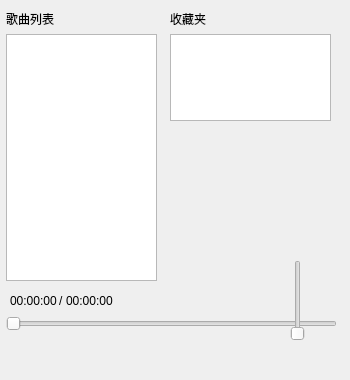
<?xml version="1.0" encoding="UTF-8"?>
<ui version="4.0">
 <class>MusicPlayer</class>
 <widget class="QWidget" name="MusicPlayer">
  <property name="geometry">
   <rect>
    <x>0</x>
    <y>0</y>
    <width>350</width>
    <height>380</height>
   </rect>
  </property>
  <property name="minimumSize">
   <size>
    <width>350</width>
    <height>380</height>
   </size>
  </property>
  <property name="maximumSize">
   <size>
    <width>350</width>
    <height>380</height>
   </size>
  </property>
  <property name="windowTitle">
   <string>MusicPlayer</string>
  </property>
  <property name="styleSheet">
   <string notr="true">QPushButton
{
	min-width:32px;
	min-height:32px;
	max-width:32px;
	max-height:32px;
	border:none;
}

QPushButton:hover
{
	background-color:rgb(160,160,160);
}</string>
  </property>
  <widget class="QSlider" name="playpaceSlider">
   <property name="geometry">
    <rect>
     <x>6</x>
     <y>316</y>
     <width>331</width>
     <height>16</height>
    </rect>
   </property>
   <property name="orientation">
    <enum>Qt::Orientation::Horizontal</enum>
   </property>
  </widget>
  <widget class="QWidget" name="widget" native="true">
   <property name="geometry">
    <rect>
     <x>6</x>
     <y>331</y>
     <width>331</width>
     <height>41</height>
    </rect>
   </property>
   <layout class="QHBoxLayout" name="horizontalLayout">
    <item>
     <widget class="QPushButton" name="modelstage">
      <property name="toolTip">
       <string>选择播放模式</string>
      </property>
      <property name="styleSheet">
       <string notr="true">icon: url(:/resource/listrepeat.png);</string>
      </property>
      <property name="text">
       <string/>
      </property>
      <property name="iconSize">
       <size>
        <width>32</width>
        <height>32</height>
       </size>
      </property>
     </widget>
    </item>
    <item>
     <widget class="QPushButton" name="preSong">
      <property name="toolTip">
       <string>上一曲</string>
      </property>
      <property name="text">
       <string/>
      </property>
      <property name="icon">
       <iconset resource="resource.qrc">
        <normaloff>:/resource/presong.png</normaloff>:/resource/presong.png</iconset>
      </property>
      <property name="iconSize">
       <size>
        <width>32</width>
        <height>32</height>
       </size>
      </property>
     </widget>
    </item>
    <item>
     <widget class="QPushButton" name="pause">
      <property name="toolTip">
       <string>暂停/播放</string>
      </property>
      <property name="styleSheet">
       <string notr="true">icon:url(:/resource/pause.png)</string>
      </property>
      <property name="text">
       <string/>
      </property>
      <property name="iconSize">
       <size>
        <width>32</width>
        <height>32</height>
       </size>
      </property>
     </widget>
    </item>
    <item>
     <widget class="QPushButton" name="nextSong">
      <property name="toolTip">
       <string>下一曲</string>
      </property>
      <property name="text">
       <string/>
      </property>
      <property name="icon">
       <iconset resource="resource.qrc">
        <normaloff>:/resource/nextsong.png</normaloff>:/resource/nextsong.png</iconset>
      </property>
      <property name="iconSize">
       <size>
        <width>32</width>
        <height>32</height>
       </size>
      </property>
     </widget>
    </item>
    <item>
     <widget class="QPushButton" name="love">
      <property name="toolTip">
       <string>加入/移除收藏夹</string>
      </property>
      <property name="styleSheet">
       <string notr="true"/>
      </property>
      <property name="text">
       <string/>
      </property>
      <property name="icon">
       <iconset resource="resource.qrc">
        <normaloff>:/resource/loveicon.png</normaloff>:/resource/loveicon.png</iconset>
      </property>
      <property name="iconSize">
       <size>
        <width>32</width>
        <height>32</height>
       </size>
      </property>
     </widget>
    </item>
    <item>
     <widget class="QPushButton" name="volume">
      <property name="toolTip">
       <string>调节音量</string>
      </property>
      <property name="text">
       <string/>
      </property>
      <property name="icon">
       <iconset resource="resource.qrc">
        <normaloff>:/resource/volume.png</normaloff>:/resource/volume.png</iconset>
      </property>
      <property name="iconSize">
       <size>
        <width>32</width>
        <height>32</height>
       </size>
      </property>
     </widget>
    </item>
   </layout>
  </widget>
  <widget class="QSlider" name="verticalSlider">
   <property name="geometry">
    <rect>
     <x>290</x>
     <y>260</y>
     <width>16</width>
     <height>81</height>
    </rect>
   </property>
   <property name="orientation">
    <enum>Qt::Orientation::Vertical</enum>
   </property>
  </widget>
  <widget class="QWidget" name="layoutWidget">
   <property name="geometry">
    <rect>
     <x>10</x>
     <y>290</y>
     <width>130</width>
     <height>22</height>
    </rect>
   </property>
   <layout class="QHBoxLayout" name="horizontalLayout_2">
    <property name="spacing">
     <number>2</number>
    </property>
    <item>
     <widget class="QLabel" name="curlabel">
      <property name="text">
       <string>00:00:00</string>
      </property>
     </widget>
    </item>
    <item>
     <widget class="QLabel" name="label_3">
      <property name="text">
       <string>/</string>
      </property>
     </widget>
    </item>
    <item>
     <widget class="QLabel" name="totallabel">
      <property name="text">
       <string>00:00:00</string>
      </property>
     </widget>
    </item>
    <item>
     <spacer name="horizontalSpacer">
      <property name="orientation">
       <enum>Qt::Orientation::Horizontal</enum>
      </property>
      <property name="sizeHint" stdset="0">
       <size>
        <width>40</width>
        <height>20</height>
       </size>
      </property>
     </spacer>
    </item>
   </layout>
  </widget>
  <widget class="QWidget" name="layoutWidget">
   <property name="geometry">
    <rect>
     <x>6</x>
     <y>10</y>
     <width>151</width>
     <height>271</height>
    </rect>
   </property>
   <layout class="QVBoxLayout" name="verticalLayout">
    <item>
     <widget class="QLabel" name="label">
      <property name="text">
       <string>歌曲列表</string>
      </property>
     </widget>
    </item>
    <item>
     <widget class="QListWidget" name="songList"/>
    </item>
   </layout>
  </widget>
  <widget class="QWidget" name="layoutWidget">
   <property name="geometry">
    <rect>
     <x>170</x>
     <y>10</y>
     <width>161</width>
     <height>111</height>
    </rect>
   </property>
   <layout class="QVBoxLayout" name="verticalLayout_2">
    <item>
     <widget class="QLabel" name="label_2">
      <property name="text">
       <string>收藏夹</string>
      </property>
     </widget>
    </item>
    <item>
     <widget class="QListWidget" name="favoritesList"/>
    </item>
   </layout>
  </widget>
  <widget class="QLabel" name="musicPicture">
   <property name="geometry">
    <rect>
     <x>170</x>
     <y>140</y>
     <width>160</width>
     <height>160</height>
    </rect>
   </property>
   <property name="minimumSize">
    <size>
     <width>160</width>
     <height>160</height>
    </size>
   </property>
   <property name="maximumSize">
    <size>
     <width>160</width>
     <height>160</height>
    </size>
   </property>
   <property name="styleSheet">
    <string notr="true">image:url(:/resource/wakin.png)</string>
   </property>
   <property name="text">
    <string/>
   </property>
  </widget>
  <zorder>playpaceSlider</zorder>
  <zorder>widget</zorder>
  <zorder>layoutWidget</zorder>
  <zorder>layoutWidget</zorder>
  <zorder>layoutWidget</zorder>
  <zorder>musicPicture</zorder>
  <zorder>verticalSlider</zorder>
 </widget>
 <resources>
  <include location="resource.qrc"/>
 </resources>
 <connections/>
</ui>
